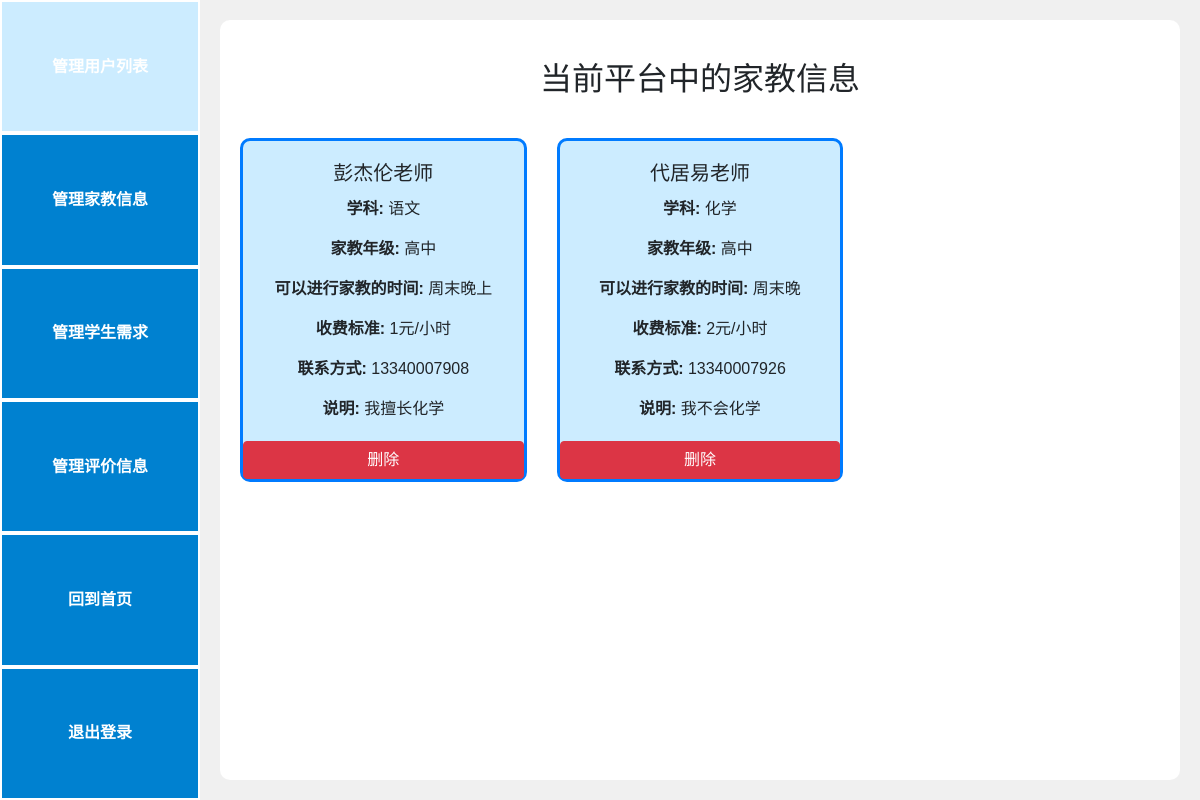
/admin_tutors (signed in), run on an earlier commit of the app's database.
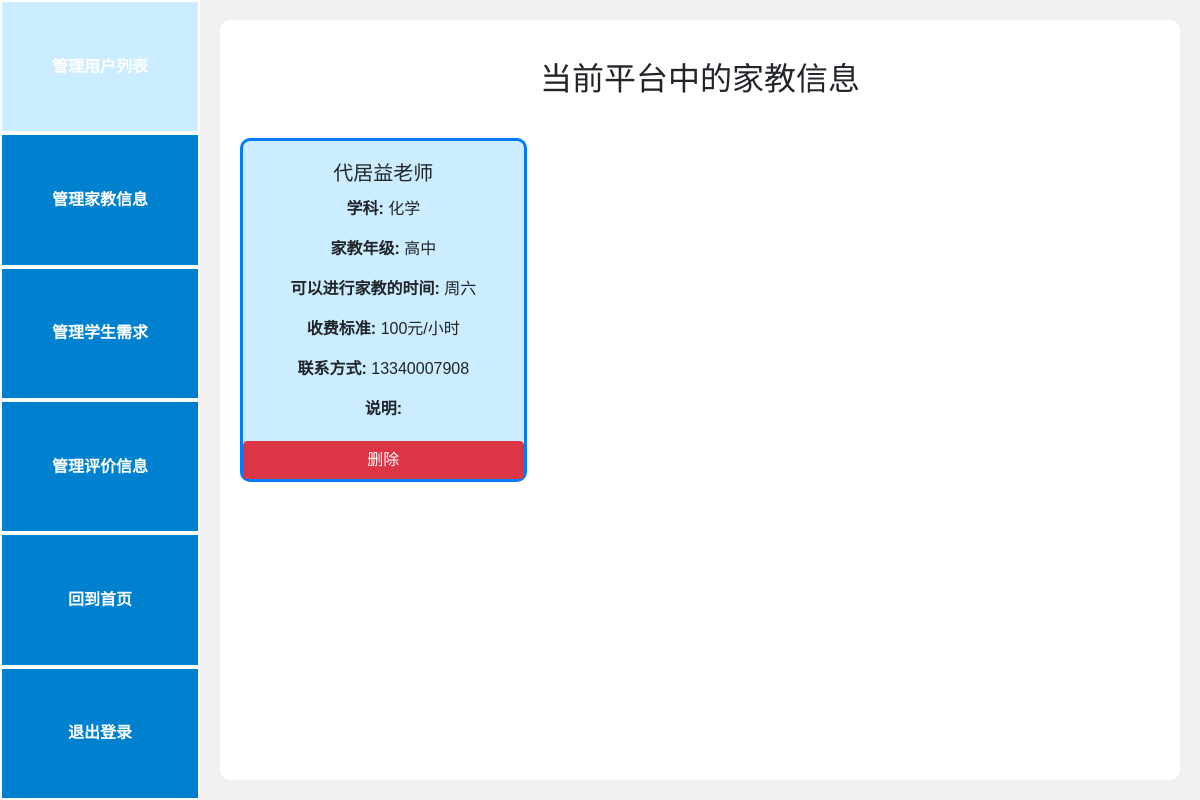
And on a later commit of the database.
### models.py (models this page shows)
class TutorInfo(db.Model):
    id = db.Column(db.Integer, primary_key=True)
    user_id = db.Column(db.Integer, db.ForeignKey('user.id'), nullable=False)
    name = db.Column(db.String(80), nullable=False)
    subject = db.Column(db.String(80), nullable=False)
    grade = db.Column(db.String(80), nullable=False)
    time = db.Column(db.String(80), nullable=False)
    rate = db.Column(db.String(80), nullable=False)
    phoneNumber = db.Column(db.String(20), unique=False, nullable=False)
    information = db.Column(db.Text, unique=False, nullable=False)

### app.py (the view)
@app.route('/admin_tutors')
def admin_tutors():
    if 'admin' not in session:
        return redirect(url_for('admin'))
    tutors = TutorInfo.query.all()
    return render_template('admin_tutors.html', tutors=tutors)

### app.py (called while the page is built)
@app.before_request
def create_tables():
    if not hasattr(g, 'first_request'):  # 保证该函数只在第一次访问时执行
        g.first_request = True
        db.create_all()  # 创建所有在模型中定义的数据库表格

@app.before_request
def before_request():
    g.user = None
    if 'user_id' in session:
        g.user = User.query.get(session['user_id'])

### templates/admin_tutors.html (shortened to what this page needs)
{% extends "base_admin.html" %}
{% block content %}
<h2 style="text-align: center" class="custom-heading">当前平台中的家教信息</h2>
    <div class="row">
        {% for tutor in tutors %}
        <div class="col-md-4 mb-4">
            <div class="card h-100">
                <div class="card-body">
                    <h5 class="card-title" style="text-align: center;">{{ tutor.name }}老师</h5>
                    <p class="card-text" style="text-align: center;"><strong>学科: </strong>{{ tutor.subject }}</p>
                    <p class="card-text" style="text-align: center;"><strong>家教年级: </strong>{{ tutor.grade }}</p>
                    <p class="card-text" style="text-align: center;"><strong>可以进行家教的时间: </strong>{{ tutor.time }}</p>
                    <p class="card-text" style="text-align: center;"><strong>收费标准: </strong>{{ tutor.rate }}元/小时</p>
                    <p class="card-text" style="text-align: center;"><strong>联系方式: </strong>{{ tutor.phoneNumber }}</p>
                    <p class="card-text" style="text-align: center;"><strong>说明: </strong>{{ tutor.information }}</p>
                </div>
                <a href="{{ url_for('delete_entity', entity='tutor', id=tutor.id) }}" class="btn btn-danger" onclick="return confirm('确定要删除此信息吗？');">删除</a>
            </div>
        </div>
        {% endfor %}
    </div>
{% endblock %}

What changed in the data, as far as the page shows it:
removed TutorInfo: name "代居易", subject "化学", grade "高中", time "周末晚", rate "2", phoneNumber "13340007926", information "我不会化学"
changed TutorInfo "高中": name "彭杰伦" → "代居益"; subject "语文" → "化学"; time "周末晚上" → "周六"; rate "1" → "100"; information "我擅长化学" → (not shown)
